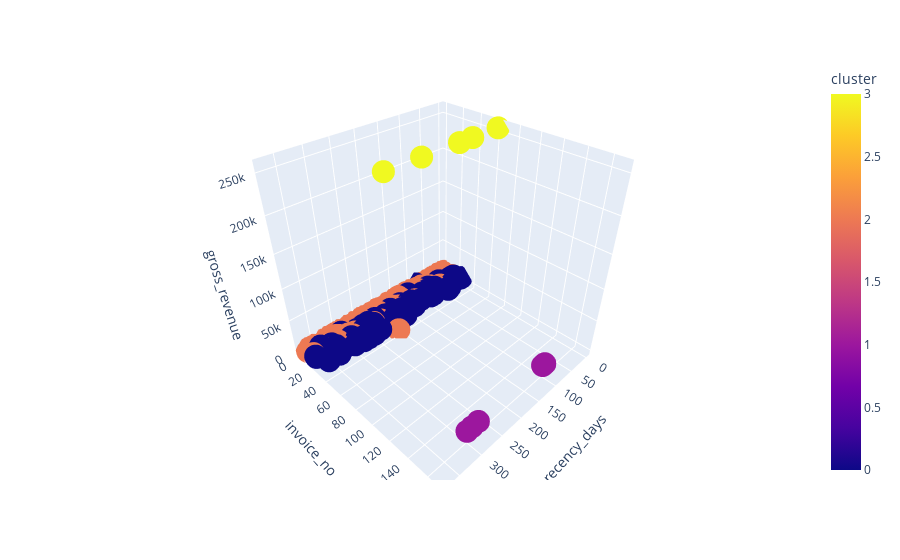

This figure's notebook cell:
### Code cell
fig = px.scatter_3d( df3, x='recency_days', y='invoice_no', z='gross_revenue', color='cluster' )
fig.show()

### Figure 1 — Plotly figure (JSON) as saved in the notebook; plotly's stock layout.template omitted (floating-point values rounded to 4 significant figures; data arrays with more than 128 entries replaced by an {"elided": "..."} marker saying what was removed)
{"data": [{"hovertemplate": "recency_days=%{x}<br>invoice_no=%{y}<br>gross_revenue=%{z}<br>cluster=%{marker.color}<extra></extra>", "legendgroup": "", "marker": {"color": {"elided": "305 int values"}, "coloraxis": "coloraxis", "symbol": "circle"}, "mode": "markers", "name": "", "scene": "scene", "showlegend": false, "type": "scatter3d", "x": {"elided": "305 int values"}, "y": {"elided": "305 int values"}, "z": {"elided": "305 float values"}}], "layout": {"coloraxis": {"colorbar": {"title": {"text": "cluster"}}, "colorscale": [[0, "#0d0887"], [0.1111, "#46039f"], [0.2222, "#7201a8"], [0.3333, "#9c179e"], [0.4444, "#bd3786"], [0.5556, "#d8576b"], [0.6667, "#ed7953"], [0.7778, "#fb9f3a"], [0.8889, "#fdca26"], [1, "#f0f921"]]}, "legend": {"tracegroupgap": 0}, "margin": {"t": 60}, "scene": {"domain": {"x": [0, 1], "y": [0, 1]}, "xaxis": {"title": {"text": "recency_days"}}, "yaxis": {"title": {"text": "invoice_no"}}, "zaxis": {"title": {"text": "gross_revenue"}}}}}
